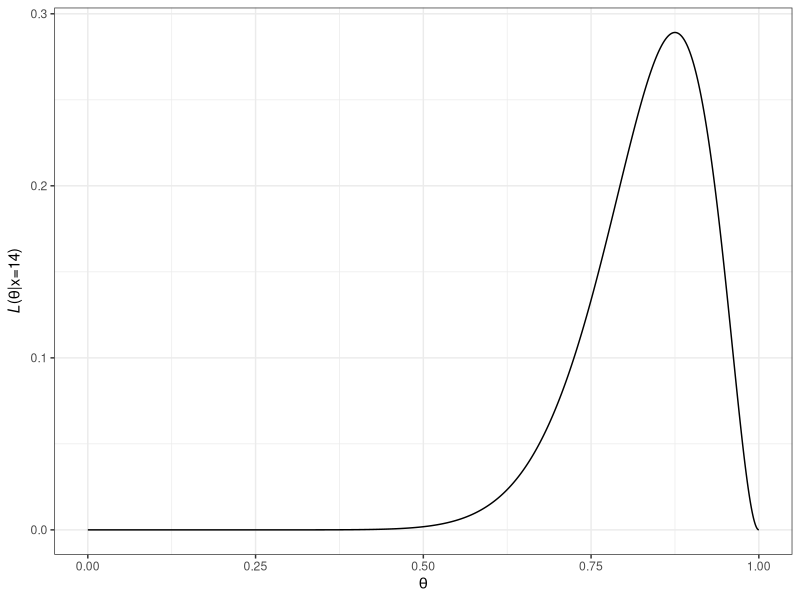
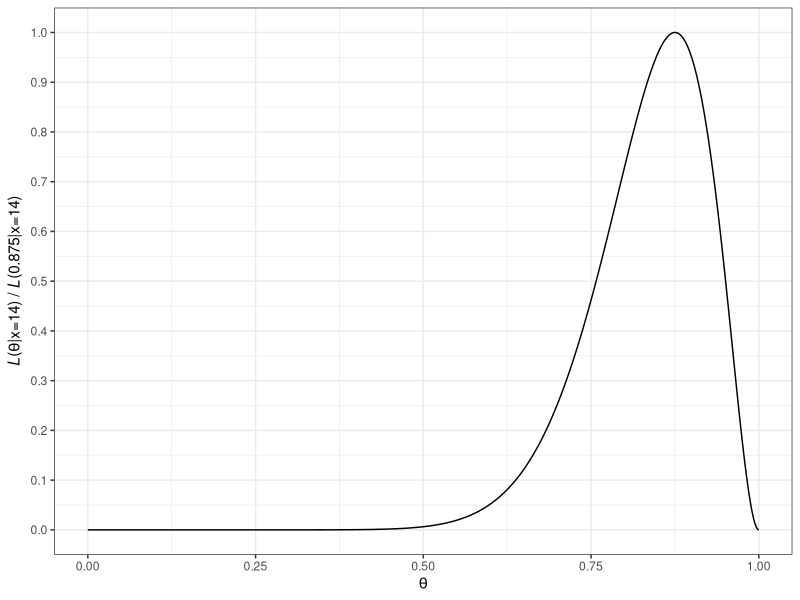

Write the R code that produced these figures, in order.
## ---- chunk 1
knitr::opts_chunk$set(echo = TRUE)
## ---- chunk 2
library(ggplot2)
library(dplyr)
## ---- chunk 3
lik <- function(p_vector) {
  result <- vector("numeric", length(p_vector))
  
  for(i in seq_along(p_vector)) {
    p <- p_vector[i]
    result[i] <- dbinom(x = 14, size = 16, p)
  }
  
  return(result)
}

points <- data.frame(
  p = c(0.1, 0.5, 0.9),
  prob_of_data = c(
    dbinom(x = 14, size = 16, prob = 0.1),
    dbinom(x = 14, size = 16, prob = 0.5),
    dbinom(x = 14, size = 16, prob = 0.9)
  )
)

ggplot(data = data.frame(p = c(0, 1)), mapping = aes(x = p)) +
  stat_function(fun = lik, n = 1001) +
  ylab(expression(italic(L)*"("*theta*"|"*x*"=14)")) +
  xlab(expression(theta)) +
  theme_bw()
## ---- chunk 4
lik <- function(p_vector) {
  result <- vector("numeric", length(p_vector))
  
  for(i in seq_along(p_vector)) {
    p <- p_vector[i]
    result[i] <- dbinom(x = 14, size = 16, p) / dbinom(x = 14, size = 16, 14/16)
  }
  
  return(result)
}

points <- data.frame(
  p = c(0.1, 0.5, 0.9),
  prob_of_data = c(
    dbinom(x = 14, size = 16, prob = 0.1),
    dbinom(x = 14, size = 16, prob = 0.5),
    dbinom(x = 14, size = 16, prob = 0.9)
  )
)

ggplot(data = data.frame(p = c(0, 1)), mapping = aes(x = p)) +
  stat_function(fun = lik, n = 1001) +
  scale_y_continuous(breaks = seq(from = 0, to = 1, by = 0.1), minor_breaks = seq(from = 0, to = 1, by = 0.05)) +
  ylab(expression(italic(L)*"("*theta*"|"*x*"=14) / "*italic(L)*"(0.875|"*x*"=14)")) +
  xlab(expression(theta)) +
  theme_bw()
